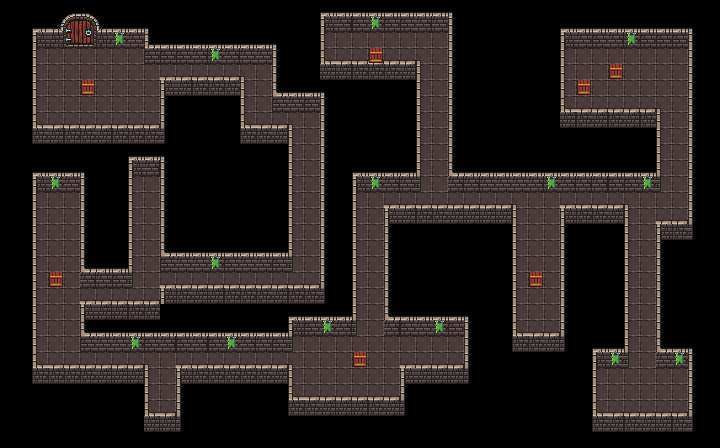

Below is a game level as drawn by its tile map, then a one-line description and the .tmx that defines it (tile-layer data replaced by summaries):
An orthogonal 45x28 tile map with 16x16 px tiles, 5 tile layers (Floor, Floor_Layout, Wall, Decor, ...), 3 tilesets.

<map version="1.4" tiledversion="1.4.2" orientation="orthogonal" renderorder="right-down" compressionlevel="0" width="45" height="28" tilewidth="16" tileheight="16" infinite="0" backgroundcolor="#000000" nextlayerid="6" nextobjectid="1"><tileset firstgid="1" name="_X72_DungeonTilesetII_v1_42" tilewidth="16" tileheight="16" tilecount="1024" columns="32" objectalignment="topleft" margin="0" spacing="0"><image source="../../0x72_DungeonTilesetII_v1.4.png" width="512" height="512" /></tileset><tileset firstgid="1025" name="_We_collision" tilewidth="16" tileheight="16" tilecount="1" columns="1" objectalignment="topleft"><image source="_We_collision.intgrid.png" width="16" height="16" /></tileset><tileset firstgid="1026" name="Floor" tilewidth="16" tileheight="16" tilecount="2" columns="2" objectalignment="topleft"><image source="Floor.intgrid.png" width="32" height="16" /></tileset><layer id="1" name="Floor" width="45" height="28" opacity="1"><data>[1260 cells, 365 non-empty, 1 distinct tile ids]</data></layer><layer id="2" name="Floor_Layout" width="45" height="28" opacity="1"><data>[1260 cells, 365 non-empty, 1 distinct tile ids]</data></layer><layer id="3" name="Wall" width="45" height="28" opacity="1"><data>[1260 cells, 553 non-empty, 13 distinct tile ids]</data></layer><layer id="4" name="Decor" width="45" height="28" opacity="1"><data>[1260 cells, 36 non-empty, 15 distinct tile ids]</data></layer><layer id="5" name="_We_collision" width="45" height="28" opacity="1"><data>[1260 cells, 0 non-empty, 0 distinct tile ids]</data></layer></map>
